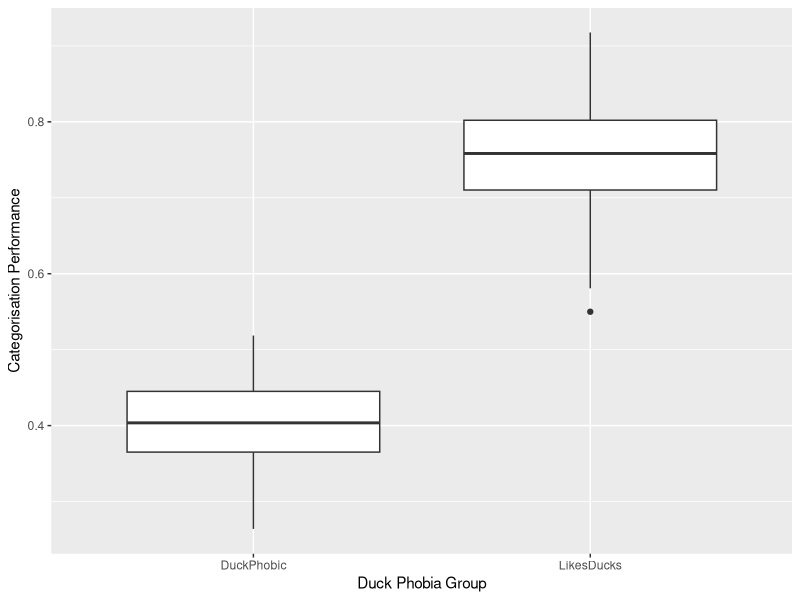
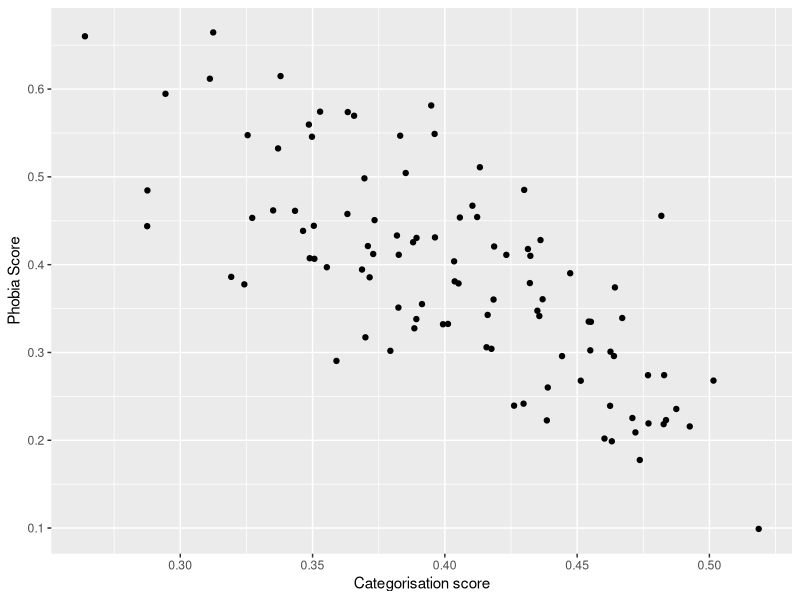

Reproduce these figures in R, in order.
#Starting setup
#Remember you will need to replace the filepath below with your own filepath
setwd("/Users/00089951 1/Dropbox/R workshop materials/RWorkshop2")
list.files()
library(ggplot2)
library(psych)

#Load data
DuckData <- read.csv("DuckGroups.csv", header = TRUE, na.strings = "")
str(DuckData)

#Descriptive Stats
describe(DuckData$DuckCategPerform)
describeBy(DuckData$DuckCategPerform, group = DuckData$Group)
describeBy(DuckData$DuckCategPerform, group = DuckData$Group, mat = TRUE)

#Test yourself!!! Write the code to generate the descriptive statistics for Phobiascore by Group below this line 

#T-Test: do phobia and non-phobia groups differ in categorisation performance?
t.test(DuckCategPerform ~ Group, data = DuckData, var.equal = TRUE)

#Correlation: Is phobia score correlated with categorisation performance in duck phobic people?
DuckPhobicPeople <- DuckData[DuckData$Group == ("DuckPhobic"),]
cor.test(DuckPhobicPeople$DuckCategPerform, DuckPhobicPeople$Phobiascore, method = "pearson")

#Regression: Is does phobia score predict categorisation performance in duck phobic people?
regresults <- lm(DuckCategPerform ~ Phobiascore, data = DuckPhobicPeople)
summary(regresults)

#Graphs
#Boxplot for Group differences in Duck Categorisation Performance
ggplot(DuckData, aes(Group,DuckCategPerform)) + geom_boxplot() + xlab("Duck Phobia Group") + ylab("Categorisation Performance")

#Scatterplot for the relationship between Phobiascore and Duck Categorisation Performance in Duck Phobic People
ggplot(DuckPhobicPeople, aes(DuckCategPerform, Phobiascore)) + geom_point() + xlab("Categorisation score") + ylab("Phobia Score")
